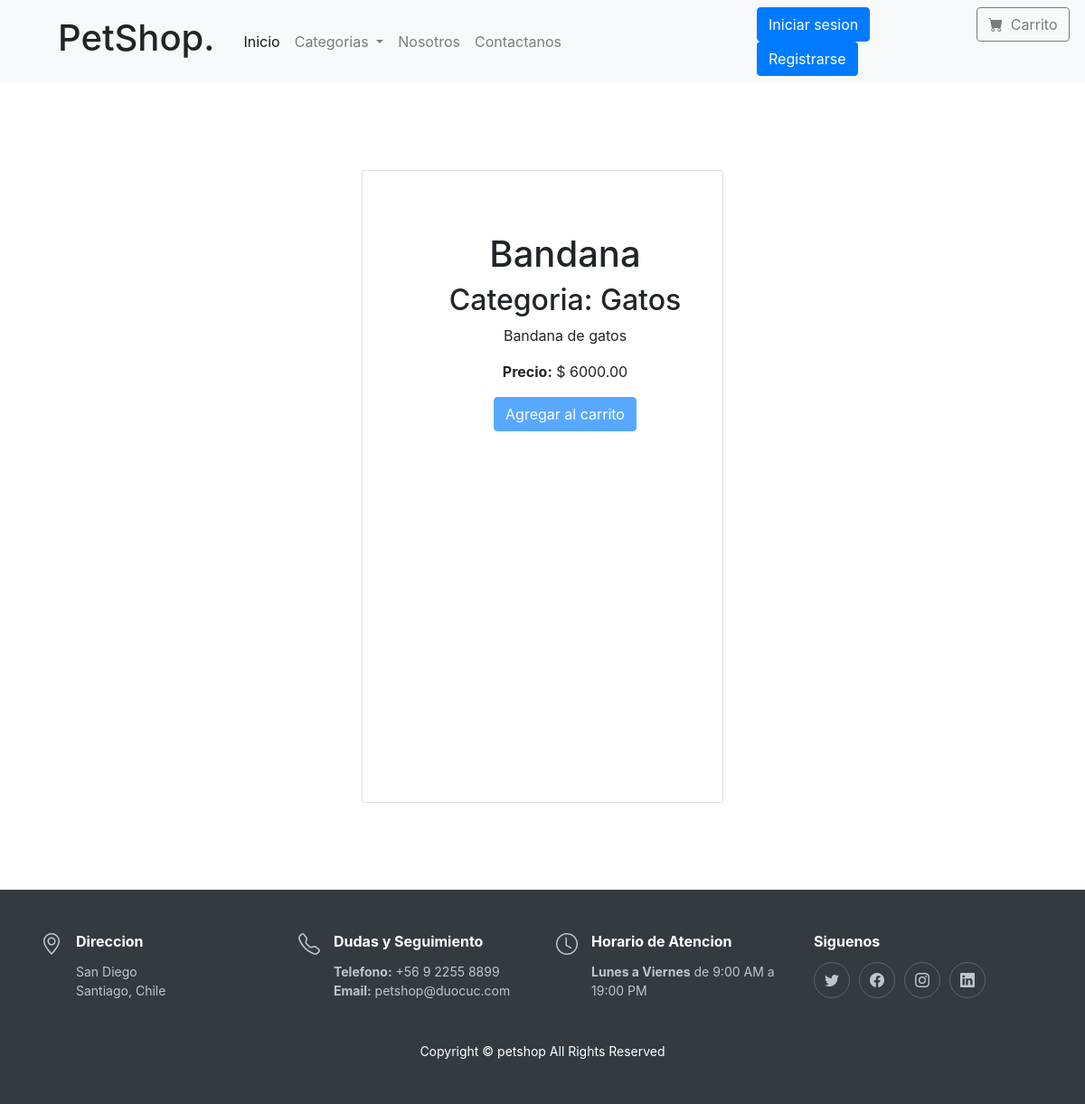
The page /producto/2 on the database its author committed.
### core/models.py (models this page shows, shortened)
class Producto(models.Model):
    id = models.IntegerField(primary_key=True, verbose_name='Id de producto')
    titulo = models.CharField(max_length=50, null=False)
    stock = models.IntegerField(default=1)
    imagen = models.FileField(upload_to='img')
    descripcion = models.CharField(max_length=200, null=False)
    precio = models.DecimalField(null=False, max_digits=10, decimal_places=2)
    categoria = models.ForeignKey(Categoria,on_delete=models.CASCADE, related_name="productos")

class Categoria(models.Model):
    id = models.IntegerField(primary_key=True, verbose_name='Id de categoria')
    descripcion = models.CharField(max_length=200, null=False)

### core/views.py (the view)
# urls.py: path('producto/<int:producto_id>', views.producto_show, name="producto_show" ),
def producto_show(request, producto_id):
    producto =  get_object_or_404(Producto, id=producto_id)
    return render(request, 'core/producto/show.html',{
        'categorias' : Categoria.objects.all(),
        'producto' : producto
    })

### core/templates/core/producto/show.html (shortened to what this page needs)
{% extends "core/layout.html" %}
{% block content %}
<section class="py-5">
    <div class="container px-4 px-lg-5 mt-5">
        <div class="row gx-4 gx-lg-5 row-cols-2 row-cols-md-3 row-cols-xl-4 justify-content-center">
            <div class="card"  style="height: 700px; width: 600px !important; max-width: 400px !important; ;">
                <div class="card-body" style="height: 600px; width: 600px !important; max-width: 400px !important;">
                    <div class="card-body p-4" style="text-align: center;">
                        <div class="text-center" style="text-align: center;">
                            <h1>{{ producto.titulo }}</h1>
                            <h2>Categoria: {{ producto.categoria.descripcion }}</h2>
                            <p>{{ producto.descripcion.capitalize }}</p>
                        </div>
                        <p> <strong>Precio:</strong> $ {{ producto.precio }} </p>
                        <form action="{% url 'CORE:carrito_save' %}" method="POST">
                            {% if user.is_superuser or not user.is_authenticated %}
                                <button  type="submit" class="btn btn-primary" disabled>Agregar al carrito</button>
                            {% else %}
                                <button class="btn btn-primary" type="submit">Agregar al carrito</button>
                            {% endif %}
                        </form>
                    </div>
                </div>
            </div>
    </div>
    </div>
</section>
{% endblock %}

### rows shown on the page
Producto: titulo "Bandana", categoria.descripcion "Gatos", descripcion "Bandana de gatos", precio "6000.00"
